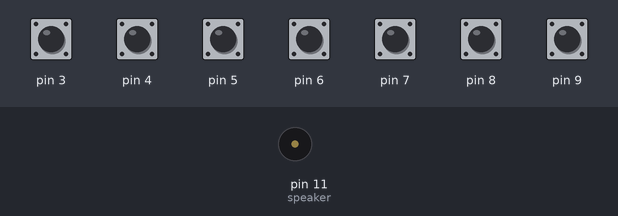
Simulated run of this sketch. Board: Arduino Uno, built with avr-gcc and run on an emulated ATmega328P. On the bench: buzzer (waves = sounding). Inputs (shaded band) come from the test bench; at power-on: pin 3–9 HIGH.

Above: at 1.2 s.
1.3 s: pin 3 pulled LOW for 0.15 s
At 1.42 s:
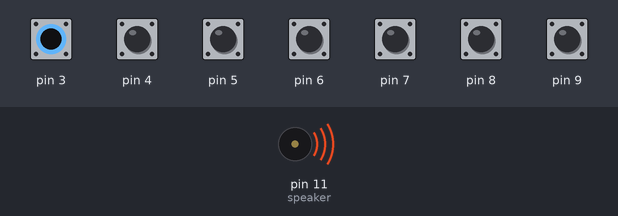
Timing chart, 0 to 4.3 s (numbered marks = the images above; inputs shaded):
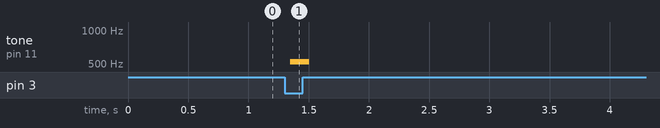

The sketch:

Main.ino
```cpp
#include <CapacitiveSensor.h>
#define speaker 11
//Send Pin & Receive Pin.
CapacitiveSensor   cs_2_3 = CapacitiveSensor(2,3);
CapacitiveSensor   cs_2_4 = CapacitiveSensor(2,4);
CapacitiveSensor   cs_2_5 = CapacitiveSensor(2,5);
CapacitiveSensor   cs_2_6 = CapacitiveSensor(2,6);
CapacitiveSensor   cs_2_7 = CapacitiveSensor(2,7);
CapacitiveSensor   cs_2_8 = CapacitiveSensor(2,8);
CapacitiveSensor   cs_2_9 = CapacitiveSensor(2,9);
long limit;

void setup()
{
  limit=800;
}

void loop()
{

  long total1 =  cs_2_3.capacitiveSensor(60);
  long total2 =  cs_2_4.capacitiveSensor(60);
  long total3 =  cs_2_5.capacitiveSensor(60);
  long total4 =  cs_2_6.capacitiveSensor(60);
  long total5 =  cs_2_7.capacitiveSensor(60);
  long total6 =  cs_2_8.capacitiveSensor(60);
  long total7 =  cs_2_9.capacitiveSensor(60);


  if (total1 > limit) tone(speaker,523);
  if (total2 > limit) tone(speaker,587);
  if (total3 > limit) tone(speaker,659);
  if (total4 > limit) tone(speaker,698);
  if (total5 > limit) tone(speaker,784);
  if (total6 > limit) tone(speaker,880);
  if (total7 > limit) tone(speaker,988);


  if (total1<=limit  &  total2<=limit  &  total3<=limit & total4<=limit  &  total5<=limit  &  total6<=limit &  total7<=limit)
    noTone(speaker);

     delay(10);   // arbitrary delay to limit data to serial port
}
```

Measured:
- after the input at 1.3 s, tone on pin 11 (speaker): silent → 523 Hz after 0.05 s, → silent 0.16 s later
